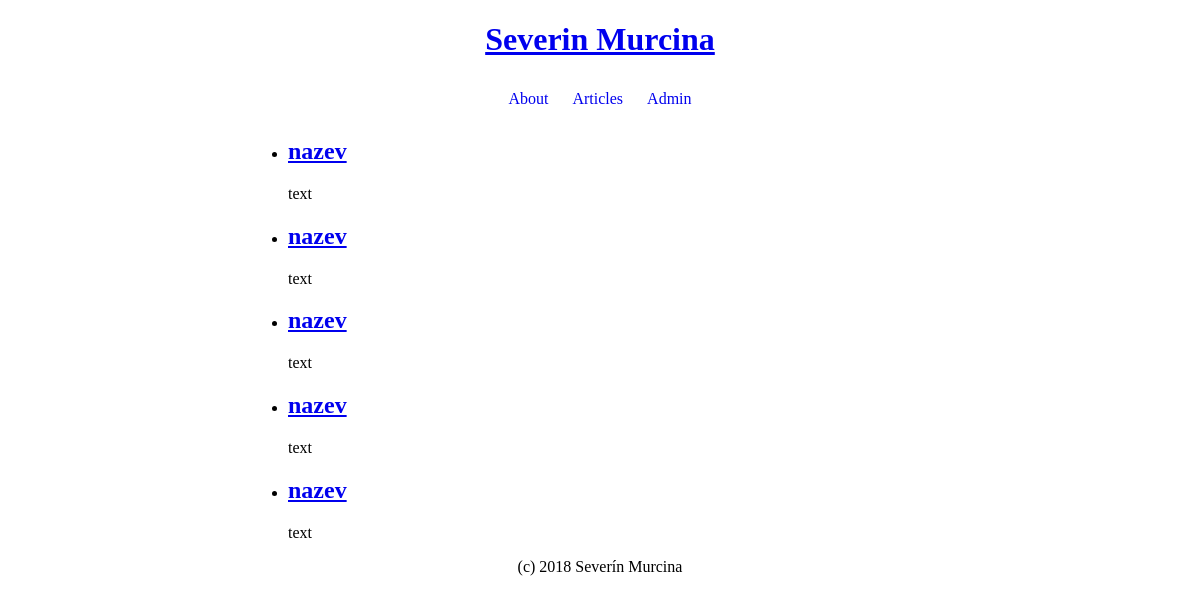
The page /articles/ on the database as committed earlier.
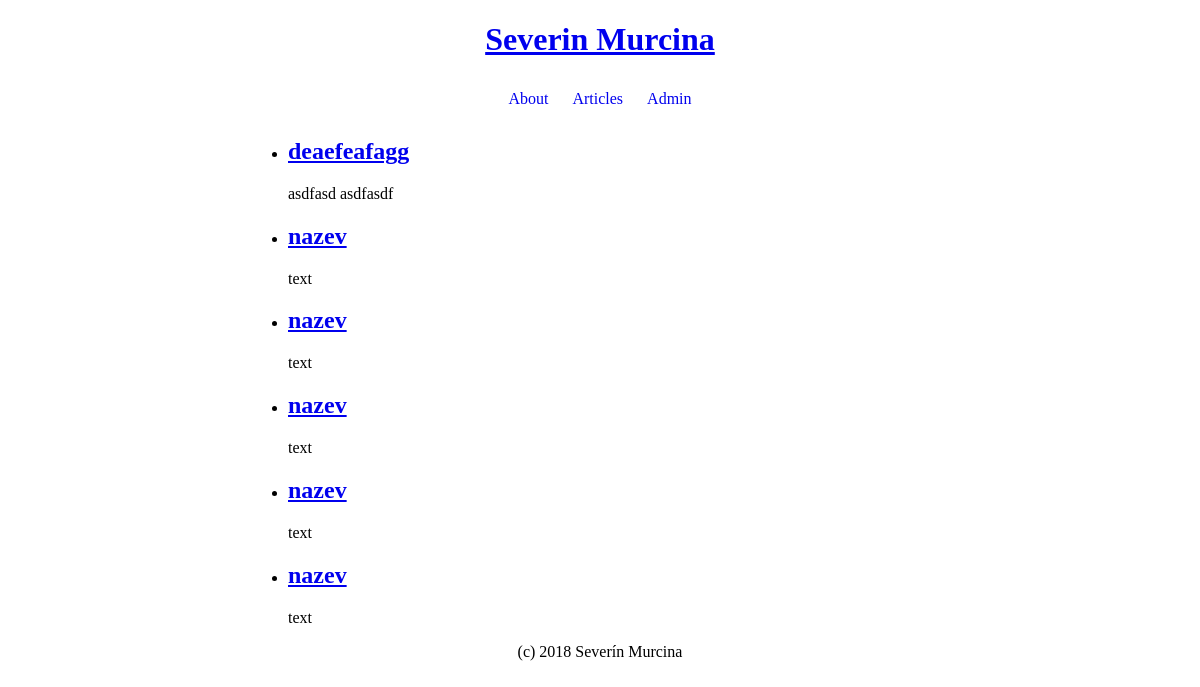
The same page on the database as committed later.
### tables this page shows
CREATE TABLE articles (
    id integer primary key autoincrement,
    title text not null,
    content text not null
);

### mdblog/app.py (the view)
@flask_app.route("/articles/", methods=["GET"])
def view_articles():
    db = get_db()
    cur = db.execute("select * from articles order by id desc")
    articles = cur.fetchall()
    return render_template("articles.jinja", articles=articles)

### mdblog/app.py (called while the page is built)
def connect_db():
    rv = sqlite3.connect(DATABASE)
    rv.row_factory = sqlite3.Row
    return rv

def get_db():
    if not hasattr(g, "sqlite_db"):
        g.sqlite_db = connect_db()
    return g.sqlite_db

### mdblog/templates/articles.jinja (shortened to what this page needs)
{% extends "_main.jinja" %}
{% block main %}
    {% if articles %}
        <ul>
        {% for article in articles %}
            <li>
                <h2><a href="{{ url_for("view_article", art_id=article.id) }}"> {{ article.title }} </a></h2>
                <p> {{ article.content | truncate(100) }} </p>
            </li>
        {% endfor %}
        </ul>
    {% else %}
        <p> No Articles :( </p>
    {% endif %}
{% endblock %}

### mdblog/templates/_main.jinja (shortened to what this page needs)
<!doctype html>
<html lang="en">
<head>
    {% include "_head.jinja" %}
</head>
<body>
<header>
    <h1> <a href="{{ url_for("view_welcome_page") }}"> Severin Murcina </a></h1>
</header>
{% include "_nav.jinja" %}
<main>
    {% block main %} {% endblock %}
</main>
{% include "_footer.jinja" %}
</body>
</html>

### mdblog/templates/_head.jinja
<link rel="stylesheet" type="text/css" href={{url_for("static", filename="css/main.css")}}>

### mdblog/templates/_nav.jinja (shortened to what this page needs)
<nav>
    <ul class=nav>
        <li> <a href="{{ url_for("view_about") }}">About</a> </li>
        <li> <a href="{{ url_for("view_articles") }}">Articles</a> </li>
        <li> <a href="{{ url_for("view_admin") }}">Admin</a> </li>
    </ul>
</nav>

### mdblog/templates/_footer.jinja
<footer>
    <p>
        (c) 2018 Severín Murcina
    </p>
</footer>

### mdblog/static/css/main.css (style rules this page uses)
body { padding: 0 20%; }
header { text-align: center; }
.nav { padding: 0; list-style: none; overflow: hidden; text-align: center; }
.nav li { display: inline; }
.nav a { display: inline-block; padding: 10px; text-decoration: none; }
footer { text-align: center; }

Rows that differ between the two databases and show on the page:
added articles: title "deaefeafagg", content "asdfasd asdfasdf"
